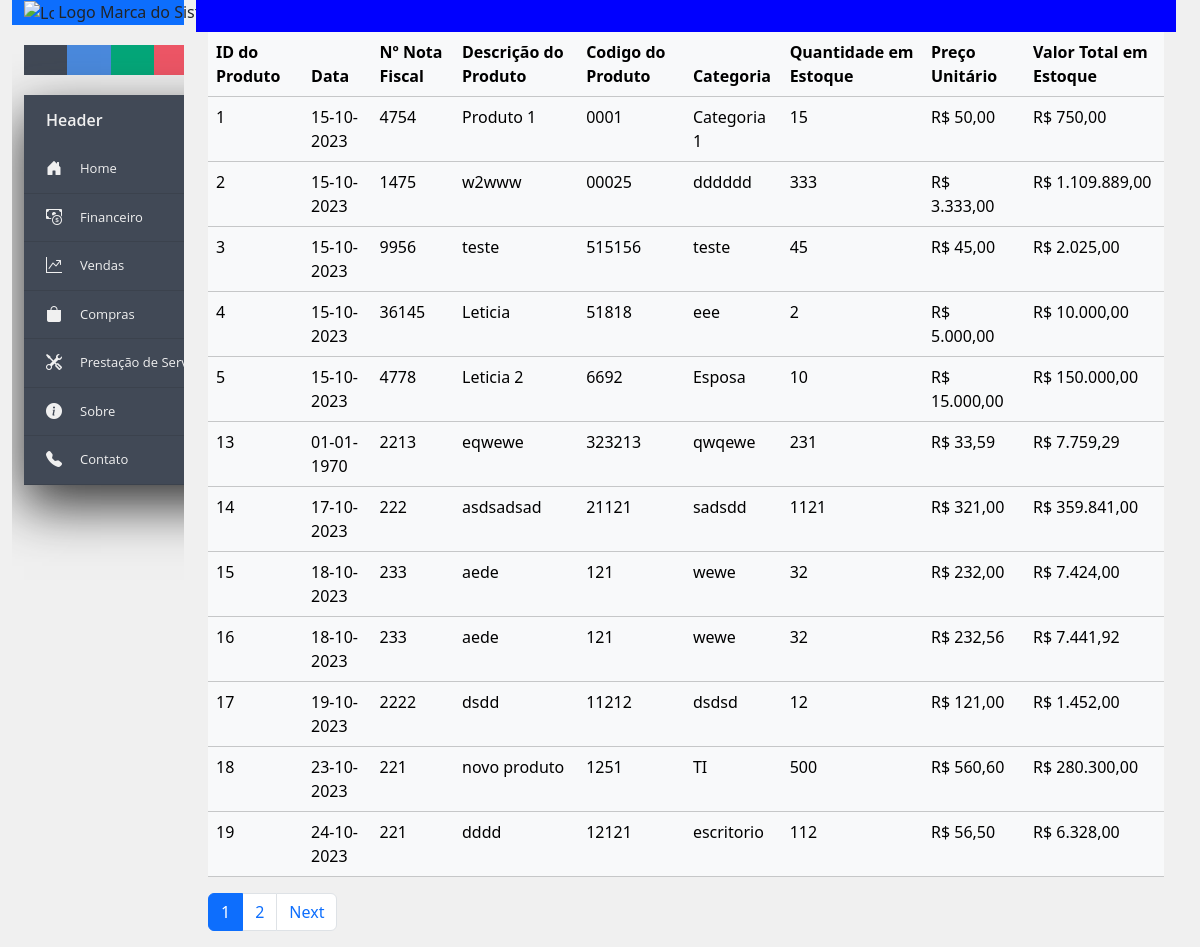
Screenshot of /php/estoque.php with the database file from the repository.
### tables this page shows
CREATE TABLE `estoque` (
  `id_produto` int(11) NOT NULL AUTO_INCREMENT,
  `data` date DEFAULT NULL,
  `nota_fiscal` int(11) NOT NULL,
  `descricao_produto` varchar(100) NOT NULL,
  `codigo_produto` varchar(45) NOT NULL,
  `categoria` varchar(80) NOT NULL,
  `quantidade_em_estoque` int(11) NOT NULL,
  `preco_unitario` float NOT NULL,
  `valor_total` float DEFAULT NULL,
  PRIMARY KEY (`id_produto`)
);

### php/estoque.php (the view, shortened to what this page needs)
<?php
include './modelBody.php';
?>
<div class="">
    <table class="table table-light table-hover">
        <thead>
            <tr>
                <th>ID do Produto</th>
                <th>Data</th>
                <th>Nº Nota Fiscal</th>
                <th>Descrição do Produto</th>
                <th>Codigo do Produto</th>
                <th>Categoria</th>
                <th>Quantidade em Estoque</th>
                <th>Preço Unitário</th>
                <th>Valor Total em Estoque</th>
            </tr>
        </thead>
        <tbody>
            <?php
            include './conection.php';
            $conn = new mysqli($servername, $username, $password, $dbname);
            $sql = "SELECT * FROM estoque";
            $result = $conn->query($sql);
            $estoqueData = array();
            if ($result->num_rows > 0) {
                while ($row = $result->fetch_assoc()) {
                    $valorTotal = $row["quantidade_em_estoque"] * $row["preco_unitario"];
                    $row["valor_total"] = $valorTotal;
                    $estoqueData[] = $row;
                }
            };
            $itemsPorPagina = 12;
            $paginaAtual = isset($_GET['pagina']) ? $_GET['pagina'] : 1;
            $inicio = ($paginaAtual - 1) * $itemsPorPagina;
            $fim = $paginaAtual * $itemsPorPagina;
            for ($i = $inicio; $i < $fim && $i < count($estoqueData); $i++) {
                $row = $estoqueData[$i];
                $dataFormatada = date("d-m-Y", strtotime($row["data"]));
            ?>
                <tr>
                    <td><?php echo $row["id_produto"]; ?></td>
                    <td><?php echo $dataFormatada; ?></td>
                    <td><?php echo $row["nota_fiscal"]; ?></td>
                    <td><?php echo $row["descricao_produto"]; ?></td>
                    <td><?php echo $row["codigo_produto"]; ?></td>
                    <td><?php echo $row["categoria"]; ?></td>
                    <td><?php echo $row["quantidade_em_estoque"]; ?></td>
                    <td><?php echo "R$ " . number_format($row["preco_unitario"], 2, ",", "."); ?></td>
                    <td><?php echo "R$ " . number_format($row["valor_total"], 2, ",", "."); ?></td>
                </tr>
            <?php };
            ?>
        </tbody>
    </table>
</div>
<nav aria-label="...">
    <ul class="pagination">
        <?php
        $totalPaginas = ceil(count($estoqueData) / $itemsPorPagina);
        for ($i = 1; $i <= $totalPaginas; $i++) {
            $classeAtiva = $paginaAtual == $i ? 'active' : '';
            echo '<li class="page-item ' . $classeAtiva . '"><a class="page-link" href="?pagina=' . $i . '">' . $i . '</a></li>';
        }
        if ($paginaAtual < $totalPaginas) {
            echo '<li class="page-item"><a class="page-link" href="?pagina=' . ($paginaAtual + 1) . '">Next</a></li>';
        }
        ?>
    </ul>
</nav>
<?php
include './modelFooter.php'
?>

### php/modelBody.php (shortened to what this page needs)
<!DOCTYPE html>
<html lang="pt-br">
<head>
    <link rel="stylesheet" href="https://cdn.jsdelivr.net/npm/bootstrap@5.3.2/dist/css/bootstrap.min.css">
    <link rel="stylesheet" href="https://cdn.jsdelivr.net/npm/bootstrap-icons@1.11.1/font/bootstrap-icons.css">
    <link rel="stylesheet" href="../css/style.css">
</head>
<body>
    <div class="row container-fluid vh-100">
        <div class="col-md-2 d-none d-sm-none d-md-block ">
            <?php
            $htmlContent = file_get_contents('../html/menu.html');
            echo $htmlContent;
            ?>
        </div>
        <div class="col-md-10">
            <div class="row p-3" style="background-color: blue;">
            </div>

### php/modelFooter.php (shortened to what this page needs)
</div>
</div>
</body>
</html>

### css/style.css (style rules this page uses)
* { box-sizing: border-box; -moz-box-sizing: border-box; -webkit-box-sizing: border-box; }
body { background: #f0f0f0; }
.colors { width: 260px; float: left; margin: 20px auto; }
.colors a { width: 43.3px; height: 30px; float: left; }
.colors .default { background: #414956; }
.colors .blue { background: #4A89DC; }
.colors .green { background: #03A678; }
.colors .red { background: #ED5565; }
.jquery-accordion-menu, .jquery-accordion-menu * { font-family: 'Open Sans', sans-serif; box-sizing: border-box; -moz-box-sizing: border-box; -webkit-box-sizing: border-box; outline: 0 }
.jquery-accordion-menu { min-width: 260px; float: left; position: relative; box-shadow: 0 20px 50px #333 }
.jquery-accordion-menu .jquery-accordion-menu-footer, .jquery-accordion-menu .jquery-accordion-menu-header { width: 100%; height: 50px; padding-left: 22px; float: left; line-height: 50px; font-weight: 600; color: #f0f0f0; background: #414956 }
.jquery-accordion-menu ul { margin: 0; padding: 0; list-style: none }
.jquery-accordion-menu ul li { width: 100%; display: block; float: left; position: relative }
.jquery-accordion-menu ul li a { width: 100%; padding: 14px 22px; float: left; text-decoration: none; color: #f0f0f0; font-size: 13px; background: #414956; white-space: nowrap; position: relative; overflow: hidden; -o-transition: color .2s linear, background .2s linear; -moz-transition: color .2s linear, background .2s linear; -webkit-transition: color .2s linear, background .2s linear; transition: color .2s linear, background .2s linear }
.jquery-accordion-menu>ul>li>a { border-bottom: solid 1px #3b424d }
.jquery-accordion-menu ul li a i { width: 34px; float: left; line-height: 18px; font-size: 16px; text-align: left }

### rows the page displays
estoque: id_produto "1", data "15-10-2023", nota_fiscal "4754", descricao_produto "Produto 1", codigo_produto "0001", categoria "Categoria 1", quantidade_em_estoque "15", preco_unitario "50,00", valor_total "750,00"
estoque: id_produto "2", data "15-10-2023", nota_fiscal "1475", descricao_produto "w2www", codigo_produto "00025", categoria "dddddd", quantidade_em_estoque "333", preco_unitario "3.333,00", valor_total "1.109.889,00"
estoque: id_produto "3", data "15-10-2023", nota_fiscal "9956", descricao_produto "teste", codigo_produto "515156", categoria "teste", quantidade_em_estoque "45", preco_unitario "45,00", valor_total "2.025,00"
estoque: id_produto "4", data "15-10-2023", nota_fiscal "36145", descricao_produto "Leticia", codigo_produto "51818", categoria "eee", quantidade_em_estoque "2", preco_unitario "5.000,00", valor_total "10.000,00"
estoque: id_produto "5", data "15-10-2023", nota_fiscal "4778", descricao_produto "Leticia 2", codigo_produto "6692", categoria "Esposa", quantidade_em_estoque "10", preco_unitario "15.000,00", valor_total "150.000,00"
estoque: id_produto "13", data "01-01-1970", nota_fiscal "2213", descricao_produto "eqwewe", codigo_produto "323213", categoria "qwqewe", quantidade_em_estoque "231", preco_unitario "33,59", valor_total "7.759,29"
estoque: id_produto "14", data "17-10-2023", nota_fiscal "222", descricao_produto "asdsadsad", codigo_produto "21121", categoria "sadsdd", quantidade_em_estoque "1121", preco_unitario "321,00", valor_total "359.841,00"
estoque: id_produto "15", data "18-10-2023", nota_fiscal "233", descricao_produto "aede", codigo_produto "121", categoria "wewe", quantidade_em_estoque "32", preco_unitario "232,00", valor_total "7.424,00"
estoque: id_produto "16", data "18-10-2023", nota_fiscal "233", descricao_produto "aede", codigo_produto "121", categoria "wewe", quantidade_em_estoque "32", preco_unitario "232,56", valor_total "7.441,92"
estoque: id_produto "17", data "19-10-2023", nota_fiscal "2222", descricao_produto "dsdd", codigo_produto "11212", categoria "dsdsd", quantidade_em_estoque "12", preco_unitario "121,00", valor_total "1.452,00"
estoque: id_produto "18", data "23-10-2023", nota_fiscal "221", descricao_produto "novo produto", codigo_produto "1251", categoria "TI", quantidade_em_estoque "500", preco_unitario "560,60", valor_total "280.300,00"
estoque: id_produto "19", data "24-10-2023", nota_fiscal "221", descricao_produto "dddd", codigo_produto "12121", categoria "escritorio", quantidade_em_estoque "112", preco_unitario "56,50", valor_total "6.328,00"

### other values shown
$htmlContent "Logo Marca do Sistemas Header Home Financeiro Vendas Compras Prestação de Sobre Contato"
